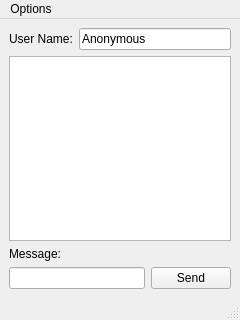
<?xml version="1.0" encoding="UTF-8"?>
<ui version="4.0">
 <class>EchoClient</class>
 <widget class="QMainWindow" name="EchoClient">
  <property name="geometry">
   <rect>
    <x>0</x>
    <y>0</y>
    <width>240</width>
    <height>320</height>
   </rect>
  </property>
  <property name="windowTitle">
   <string>EchoClient</string>
  </property>
  <widget class="QWidget" name="centralwidget">
   <layout class="QVBoxLayout" name="verticalLayout">
    <item>
     <layout class="QHBoxLayout" name="horizontalLayout">
      <item>
       <widget class="QLabel" name="userLabel">
        <property name="text">
         <string>User Name:</string>
        </property>
       </widget>
      </item>
      <item>
       <widget class="QLineEdit" name="userName">
        <property name="text">
         <string>Anonymous</string>
        </property>
       </widget>
      </item>
     </layout>
    </item>
    <item>
     <widget class="QTextEdit" name="echoBox">
      <property name="enabled">
       <bool>true</bool>
      </property>
      <property name="readOnly">
       <bool>true</bool>
      </property>
     </widget>
    </item>
    <item>
     <widget class="QLabel" name="messageLabel">
      <property name="text">
       <string>Message:</string>
      </property>
     </widget>
    </item>
    <item>
     <layout class="QHBoxLayout" name="horizontalLayout_2">
      <item>
       <widget class="QLineEdit" name="messageEdit"/>
      </item>
      <item>
       <widget class="QPushButton" name="sendButton">
        <property name="text">
         <string>Send</string>
        </property>
       </widget>
      </item>
     </layout>
    </item>
   </layout>
  </widget>
  <widget class="QMenuBar" name="menubar">
   <property name="geometry">
    <rect>
     <x>0</x>
     <y>0</y>
     <width>240</width>
     <height>23</height>
    </rect>
   </property>
   <widget class="QMenu" name="menuOptions">
    <property name="title">
     <string>Options</string>
    </property>
    <addaction name="uniqueChat"/>
    <addaction name="sharedChat"/>
   </widget>
   <addaction name="menuOptions"/>
  </widget>
  <widget class="QStatusBar" name="statusbar"/>
  <action name="uniqueChat">
   <property name="checkable">
    <bool>true</bool>
   </property>
   <property name="text">
    <string>Unique Chat</string>
   </property>
  </action>
  <action name="sharedChat">
   <property name="checkable">
    <bool>true</bool>
   </property>
   <property name="checked">
    <bool>true</bool>
   </property>
   <property name="text">
    <string>Shared Chat</string>
   </property>
  </action>
 </widget>
 <resources/>
 <connections/>
</ui>
